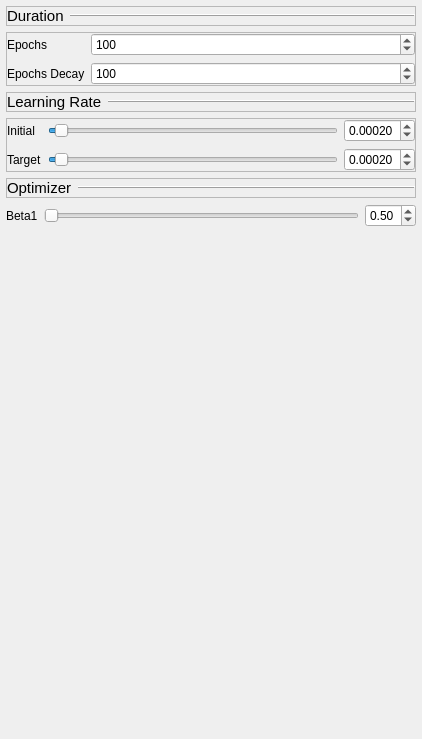
                                <widget class="QWidget" name="generator_tab">
                                 <property name="geometry">
                                  <rect>
                                   <x>0</x>
                                   <y>0</y>
                                   <width>422</width>
                                   <height>739</height>
                                  </rect>
                                 </property>
                                 <layout class="QVBoxLayout" name="verticalLayout_15">
                                  <property name="leftMargin">
                                   <number>6</number>
                                  </property>
                                  <property name="topMargin">
                                   <number>6</number>
                                  </property>
                                  <property name="rightMargin">
                                   <number>6</number>
                                  </property>
                                  <property name="bottomMargin">
                                   <number>6</number>
                                  </property>
                                  <item>
                                   <widget class="QFrame" name="frame_31">
                                    <property name="frameShape">
                                     <enum>QFrame::StyledPanel</enum>
                                    </property>
                                    <property name="frameShadow">
                                     <enum>QFrame::Raised</enum>
                                    </property>
                                    <layout class="QHBoxLayout" name="horizontalLayout_38">
                                     <property name="leftMargin">
                                      <number>0</number>
                                     </property>
                                     <property name="topMargin">
                                      <number>0</number>
                                     </property>
                                     <property name="rightMargin">
                                      <number>0</number>
                                     </property>
                                     <property name="bottomMargin">
                                      <number>0</number>
                                     </property>
                                     <item>
                                      <widget class="QLabel" name="label_57">
                                       <property name="sizePolicy">
                                        <sizepolicy hsizetype="Maximum" vsizetype="Preferred">
                                         <horstretch>0</horstretch>
                                         <verstretch>0</verstretch>
                                        </sizepolicy>
                                       </property>
                                       <property name="font">
                                        <font>
                                         <pointsize>11</pointsize>
                                        </font>
                                       </property>
                                       <property name="frameShape">
                                        <enum>QFrame::NoFrame</enum>
                                       </property>
                                       <property name="frameShadow">
                                        <enum>QFrame::Raised</enum>
                                       </property>
                                       <property name="text">
                                        <string>Duration</string>
                                       </property>
                                      </widget>
                                     </item>
                                     <item>
                                      <widget class="Line" name="line_11">
                                       <property name="frameShadow">
                                        <enum>QFrame::Raised</enum>
                                       </property>
                                       <property name="orientation">
                                        <enum>Qt::Horizontal</enum>
                                       </property>
                                      </widget>
                                     </item>
                                    </layout>
                                   </widget>
                                  </item>
                                  <item>
                                   <widget class="QFrame" name="frame_21">
                                    <property name="sizePolicy">
                                     <sizepolicy hsizetype="Preferred" vsizetype="Maximum">
                                      <horstretch>0</horstretch>
                                      <verstretch>0</verstretch>
                                     </sizepolicy>
                                    </property>
                                    <property name="frameShape">
                                     <enum>QFrame::StyledPanel</enum>
                                    </property>
                                    <property name="frameShadow">
                                     <enum>QFrame::Raised</enum>
                                    </property>
                                    <layout class="QFormLayout" name="formLayout_8">
                                     <property name="leftMargin">
                                      <number>0</number>
                                     </property>
                                     <property name="topMargin">
                                      <number>0</number>
                                     </property>
                                     <property name="rightMargin">
                                      <number>0</number>
                                     </property>
                                     <property name="bottomMargin">
                                      <number>0</number>
                                     </property>
                                     <item row="0" column="0">
                                      <widget class="QLabel" name="label_32">
                                       <property name="text">
                                        <string>Epochs</string>
                                       </property>
                                      </widget>
                                     </item>
                                     <item row="0" column="1">
                                      <widget class="QSpinBox" name="gen_epochs">
                                       <property name="minimum">
                                        <number>0</number>
                                       </property>
                                       <property name="maximum">
                                        <number>999999</number>
                                       </property>
                                       <property name="value">
                                        <number>100</number>
                                       </property>
                                      </widget>
                                     </item>
                                     <item row="1" column="0">
                                      <widget class="QLabel" name="label_31">
                                       <property name="text">
                                        <string>Epochs Decay</string>
                                       </property>
                                      </widget>
                                     </item>
                                     <item row="1" column="1">
                                      <widget class="QSpinBox" name="gen_epochs_decay">
                                       <property name="minimum">
                                        <number>0</number>
                                       </property>
                                       <property name="maximum">
                                        <number>999999</number>
                                       </property>
                                       <property name="value">
                                        <number>100</number>
                                       </property>
                                      </widget>
                                     </item>
                                    </layout>
                                   </widget>
                                  </item>
                                  <item>
                                   <widget class="QFrame" name="frame_40">
                                    <property name="frameShape">
                                     <enum>QFrame::StyledPanel</enum>
                                    </property>
                                    <property name="frameShadow">
                                     <enum>QFrame::Raised</enum>
                                    </property>
                                    <layout class="QHBoxLayout" name="horizontalLayout_41">
                                     <property name="leftMargin">
                                      <number>0</number>
                                     </property>
                                     <property name="topMargin">
                                      <number>0</number>
                                     </property>
                                     <property name="rightMargin">
                                      <number>0</number>
                                     </property>
                                     <property name="bottomMargin">
                                      <number>0</number>
                                     </property>
                                     <item>
                                      <widget class="QLabel" name="label_60">
                                       <property name="sizePolicy">
                                        <sizepolicy hsizetype="Maximum" vsizetype="Preferred">
                                         <horstretch>0</horstretch>
                                         <verstretch>0</verstretch>
                                        </sizepolicy>
                                       </property>
                                       <property name="font">
                                        <font>
                                         <pointsize>11</pointsize>
                                        </font>
                                       </property>
                                       <property name="frameShape">
                                        <enum>QFrame::NoFrame</enum>
                                       </property>
                                       <property name="frameShadow">
                                        <enum>QFrame::Raised</enum>
                                       </property>
                                       <property name="text">
                                        <string>Learning Rate</string>
                                       </property>
                                      </widget>
                                     </item>
                                     <item>
                                      <widget class="Line" name="line_14">
                                       <property name="frameShadow">
                                        <enum>QFrame::Raised</enum>
                                       </property>
                                       <property name="orientation">
                                        <enum>Qt::Horizontal</enum>
                                       </property>
                                      </widget>
                                     </item>
                                    </layout>
                                   </widget>
                                  </item>
                                  <item>
                                   <widget class="QFrame" name="frame_41">
                                    <property name="frameShape">
                                     <enum>QFrame::StyledPanel</enum>
                                    </property>
                                    <property name="frameShadow">
                                     <enum>QFrame::Raised</enum>
                                    </property>
                                    <layout class="QFormLayout" name="formLayout_15">
                                     <property name="leftMargin">
                                      <number>0</number>
                                     </property>
                                     <property name="topMargin">
                                      <number>0</number>
                                     </property>
                                     <property name="rightMargin">
                                      <number>0</number>
                                     </property>
                                     <property name="bottomMargin">
                                      <number>0</number>
                                     </property>
                                     <item row="0" column="0">
                                      <widget class="QLabel" name="label_7">
                                       <property name="text">
                                        <string>Initial</string>
                                       </property>
                                      </widget>
                                     </item>
                                     <item row="1" column="0">
                                      <widget class="QLabel" name="label_33">
                                       <property name="text">
                                        <string>Target</string>
                                       </property>
                                      </widget>
                                     </item>
                                     <item row="0" column="1">
                                      <layout class="QHBoxLayout" name="horizontalLayout_22">
                                       <item>
                                        <widget class="QSlider" name="gen_lr_initial_slider">
                                         <property name="maximum">
                                          <number>100</number>
                                         </property>
                                         <property name="value">
                                          <number>2</number>
                                         </property>
                                         <property name="orientation">
                                          <enum>Qt::Horizontal</enum>
                                         </property>
                                        </widget>
                                       </item>
                                       <item>
                                        <widget class="QDoubleSpinBox" name="gen_lr_initial">
                                         <property name="decimals">
                                          <number>5</number>
                                         </property>
                                         <property name="minimum">
                                          <double>0.000000000000000</double>
                                         </property>
                                         <property name="maximum">
                                          <double>0.100000000000000</double>
                                         </property>
                                         <property name="singleStep">
                                          <double>0.000100000000000</double>
                                         </property>
                                         <property name="value">
                                          <double>0.000200000000000</double>
                                         </property>
                                        </widget>
                                       </item>
                                      </layout>
                                     </item>
                                     <item row="1" column="1">
                                      <layout class="QHBoxLayout" name="horizontalLayout_23">
                                       <item>
                                        <widget class="QSlider" name="gen_lr_target_slider">
                                         <property name="maximum">
                                          <number>100</number>
                                         </property>
                                         <property name="value">
                                          <number>2</number>
                                         </property>
                                         <property name="orientation">
                                          <enum>Qt::Horizontal</enum>
                                         </property>
                                        </widget>
                                       </item>
                                       <item>
                                        <widget class="QDoubleSpinBox" name="gen_lr_target">
                                         <property name="decimals">
                                          <number>5</number>
                                         </property>
                                         <property name="minimum">
                                          <double>0.000000000000000</double>
                                         </property>
                                         <property name="maximum">
                                          <double>0.100000000000000</double>
                                         </property>
                                         <property name="singleStep">
                                          <double>0.000100000000000</double>
                                         </property>
                                         <property name="value">
                                          <double>0.000200000000000</double>
                                         </property>
                                        </widget>
                                       </item>
                                      </layout>
                                     </item>
                                    </layout>
                                   </widget>
                                  </item>
                                  <item>
                                   <widget class="QFrame" name="frame_39">
                                    <property name="frameShape">
                                     <enum>QFrame::StyledPanel</enum>
                                    </property>
                                    <property name="frameShadow">
                                     <enum>QFrame::Raised</enum>
                                    </property>
                                    <layout class="QHBoxLayout" name="horizontalLayout_40">
                                     <property name="leftMargin">
                                      <number>0</number>
                                     </property>
                                     <property name="topMargin">
                                      <number>0</number>
                                     </property>
                                     <property name="rightMargin">
                                      <number>0</number>
                                     </property>
                                     <property name="bottomMargin">
                                      <number>0</number>
                                     </property>
                                     <item>
                                      <widget class="QLabel" name="label_59">
                                       <property name="sizePolicy">
                                        <sizepolicy hsizetype="Maximum" vsizetype="Preferred">
                                         <horstretch>0</horstretch>
                                         <verstretch>0</verstretch>
                                        </sizepolicy>
                                       </property>
                                       <property name="font">
                                        <font>
                                         <pointsize>11</pointsize>
                                        </font>
                                       </property>
                                       <property name="frameShape">
                                        <enum>QFrame::NoFrame</enum>
                                       </property>
                                       <property name="frameShadow">
                                        <enum>QFrame::Raised</enum>
                                       </property>
                                       <property name="text">
                                        <string>Optimizer</string>
                                       </property>
                                      </widget>
                                     </item>
                                     <item>
                                      <widget class="Line" name="line_13">
                                       <property name="frameShadow">
                                        <enum>QFrame::Raised</enum>
                                       </property>
                                       <property name="orientation">
                                        <enum>Qt::Horizontal</enum>
                                       </property>
                                      </widget>
                                     </item>
                                    </layout>
                                   </widget>
                                  </item>
                                  <item>
                                   <layout class="QFormLayout" name="formLayout_12">
                                    <item row="0" column="0">
                                     <widget class="QLabel" name="label_14">
                                      <property name="text">
                                       <string>Beta1</string>
                                      </property>
                                     </widget>
                                    </item>
                                    <item row="0" column="1">
                                     <layout class="QHBoxLayout" name="horizontalLayout_14">
                                      <item>
                                       <widget class="QSlider" name="gen_optim_beta1_slider">
                                        <property name="maximum">
                                         <number>250</number>
                                        </property>
                                        <property name="orientation">
                                         <enum>Qt::Horizontal</enum>
                                        </property>
                                       </widget>
                                      </item>
                                      <item>
                                       <widget class="QDoubleSpinBox" name="gen_optim_beta1">
                                        <property name="maximum">
                                         <double>2.500000000000000</double>
                                        </property>
                                        <property name="singleStep">
                                         <double>0.100000000000000</double>
                                        </property>
                                        <property name="value">
                                         <double>0.500000000000000</double>
                                        </property>
                                       </widget>
                                      </item>
                                     </layout>
                                    </item>
                                   </layout>
                                  </item>
                                  <item>
                                   <spacer name="verticalSpacer_9">
                                    <property name="orientation">
                                     <enum>Qt::Vertical</enum>
                                    </property>
                                    <property name="sizeHint" stdset="0">
                                     <size>
                                      <width>20</width>
                                      <height>40</height>
                                     </size>
                                    </property>
                                   </spacer>
                                  </item>
                                 </layout>
                                </widget>
